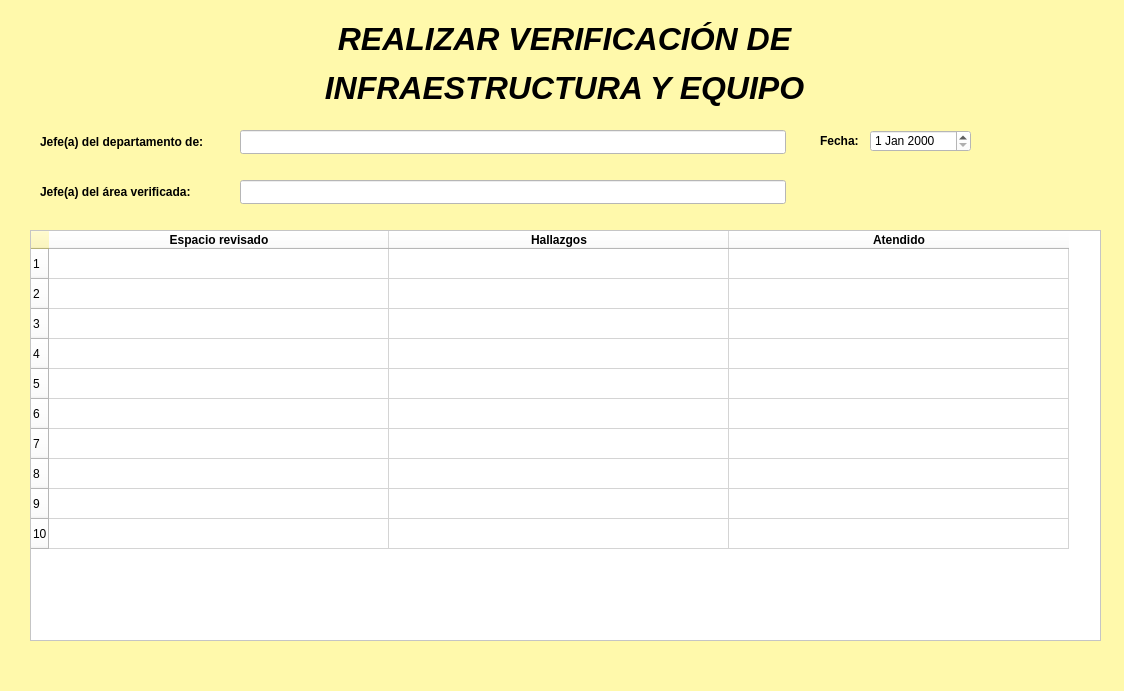
<?xml version="1.0" encoding="UTF-8"?>
<ui version="4.0">
 <class>MainWindow</class>
 <widget class="QMainWindow" name="MainWindow">
  <property name="geometry">
   <rect>
    <x>0</x>
    <y>0</y>
    <width>1124</width>
    <height>691</height>
   </rect>
  </property>
  <property name="windowTitle">
   <string>MainWindow</string>
  </property>
  <property name="styleSheet">
   <string notr="true">background-color: rgb(255, 249, 171);</string>
  </property>
  <widget class="QWidget" name="centralwidget">
   <widget class="QLabel" name="label_4">
    <property name="geometry">
     <rect>
      <x>220</x>
      <y>10</y>
      <width>689</width>
      <height>108</height>
     </rect>
    </property>
    <property name="whatsThis">
     <string>&lt;html&gt;&lt;head/&gt;&lt;body&gt;&lt;p align=&quot;center&quot;&gt;&lt;br/&gt;&lt;/p&gt;&lt;/body&gt;&lt;/html&gt;</string>
    </property>
    <property name="text">
     <string>&lt;html&gt;&lt;head/&gt;&lt;body&gt;&lt;p align=&quot;center&quot;&gt;&lt;span style=&quot; font-size:24pt; font-weight:600; font-style:italic;&quot;&gt;REALIZAR VERIFICACIÓN DE&lt;/span&gt;&lt;/p&gt;&lt;p align=&quot;center&quot;&gt;&lt;span style=&quot; font-size:24pt; font-weight:600; font-style:italic;&quot;&gt;INFRAESTRUCTURA Y EQUIPO&lt;/span&gt;&lt;/p&gt;&lt;/body&gt;&lt;/html&gt;</string>
    </property>
   </widget>
   <widget class="QTableWidget" name="tableWidget">
    <property name="geometry">
     <rect>
      <x>30</x>
      <y>230</y>
      <width>1071</width>
      <height>411</height>
     </rect>
    </property>
    <property name="styleSheet">
     <string notr="true">background-color: rgb(255, 255, 255);</string>
    </property>
    <property name="midLineWidth">
     <number>0</number>
    </property>
    <property name="autoScroll">
     <bool>true</bool>
    </property>
    <property name="rowCount">
     <number>10</number>
    </property>
    <property name="columnCount">
     <number>3</number>
    </property>
    <attribute name="horizontalHeaderCascadingSectionResizes">
     <bool>false</bool>
    </attribute>
    <attribute name="horizontalHeaderDefaultSectionSize">
     <number>340</number>
    </attribute>
    <attribute name="horizontalHeaderShowSortIndicator" stdset="0">
     <bool>false</bool>
    </attribute>
    <row/>
    <row/>
    <row/>
    <row/>
    <row/>
    <row/>
    <row/>
    <row/>
    <row/>
    <row/>
    <column>
     <property name="text">
      <string>Espacio revisado</string>
     </property>
     <property name="font">
      <font>
       <weight>75</weight>
       <bold>true</bold>
      </font>
     </property>
    </column>
    <column>
     <property name="text">
      <string>Hallazgos</string>
     </property>
     <property name="font">
      <font>
       <weight>75</weight>
       <bold>true</bold>
      </font>
     </property>
    </column>
    <column>
     <property name="text">
      <string>Atendido</string>
     </property>
     <property name="font">
      <font>
       <weight>75</weight>
       <bold>true</bold>
      </font>
     </property>
    </column>
    <item row="0" column="0">
     <property name="text">
      <string/>
     </property>
     <property name="background">
      <brush brushstyle="NoBrush">
       <color alpha="255">
        <red>255</red>
        <green>0</green>
        <blue>0</blue>
       </color>
      </brush>
     </property>
     <property name="foreground">
      <brush brushstyle="NoBrush">
       <color alpha="255">
        <red>255</red>
        <green>0</green>
        <blue>0</blue>
       </color>
      </brush>
     </property>
    </item>
    <item row="0" column="1">
     <property name="text">
      <string/>
     </property>
     <property name="textAlignment">
      <set>AlignCenter</set>
     </property>
    </item>
   </widget>
   <widget class="QLabel" name="label">
    <property name="geometry">
     <rect>
      <x>40</x>
      <y>130</y>
      <width>201</width>
      <height>24</height>
     </rect>
    </property>
    <property name="font">
     <font>
      <weight>75</weight>
      <bold>true</bold>
     </font>
    </property>
    <property name="text">
     <string>Jefe(a) del departamento de:</string>
    </property>
   </widget>
   <widget class="QLabel" name="label_2">
    <property name="geometry">
     <rect>
      <x>40</x>
      <y>180</y>
      <width>181</width>
      <height>24</height>
     </rect>
    </property>
    <property name="font">
     <font>
      <weight>75</weight>
      <bold>true</bold>
     </font>
    </property>
    <property name="text">
     <string>Jefe(a) del área verificada:</string>
    </property>
   </widget>
   <widget class="QLineEdit" name="lineEdit">
    <property name="geometry">
     <rect>
      <x>240</x>
      <y>130</y>
      <width>546</width>
      <height>24</height>
     </rect>
    </property>
    <property name="styleSheet">
     <string notr="true">background-color: rgb(255, 255, 255);</string>
    </property>
   </widget>
   <widget class="QLineEdit" name="lineEdit_2">
    <property name="geometry">
     <rect>
      <x>240</x>
      <y>180</y>
      <width>546</width>
      <height>24</height>
     </rect>
    </property>
    <property name="styleSheet">
     <string notr="true">background-color: rgb(255, 255, 255);</string>
    </property>
   </widget>
   <widget class="QLabel" name="label_3">
    <property name="geometry">
     <rect>
      <x>820</x>
      <y>130</y>
      <width>51</width>
      <height>22</height>
     </rect>
    </property>
    <property name="font">
     <font>
      <weight>75</weight>
      <bold>true</bold>
     </font>
    </property>
    <property name="text">
     <string>Fecha:</string>
    </property>
   </widget>
   <widget class="QDateEdit" name="dateEdit">
    <property name="geometry">
     <rect>
      <x>870</x>
      <y>130</y>
      <width>101</width>
      <height>22</height>
     </rect>
    </property>
    <property name="styleSheet">
     <string notr="true">background-color: rgb(255, 255, 255);</string>
    </property>
   </widget>
  </widget>
  <widget class="QStatusBar" name="statusbar"/>
 </widget>
 <resources/>
 <connections/>
</ui>
